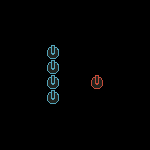

Below is a game level as drawn by its tile map, then a one-line description and the .tmx file that defines it, in full:
An orthogonal 10x10 tile map with 15x15 px tiles, 1 tile layer (Layer2).

<map version="1.2" tiledversion="1.2.4" orientation="orthogonal" renderorder="right-down" width="10" height="10" tilewidth="15" tileheight="15" infinite="0" nextlayerid="3" nextobjectid="7">
 <tileset firstgid="1" source="tileset.tsx" />
 <layer id="1" name="Layer2" width="10" height="10">
  <data encoding="csv">
0,0,0,0,0,0,0,0,0,0,
0,0,0,0,0,0,0,0,0,0,
0,0,0,0,0,0,0,0,0,0,
0,0,0,6,0,0,0,0,0,0,
0,0,0,6,0,0,0,0,0,0,
0,0,0,6,0,0,2147483653,0,0,0,
0,0,0,6,0,0,0,0,0,0,
0,0,0,0,0,0,0,0,0,0,
0,0,0,0,0,0,0,0,0,0,
0,0,0,0,0,0,0,0,0,0
</data>
 </layer>
 <objectgroup id="2" name="Entity" />
</map>
